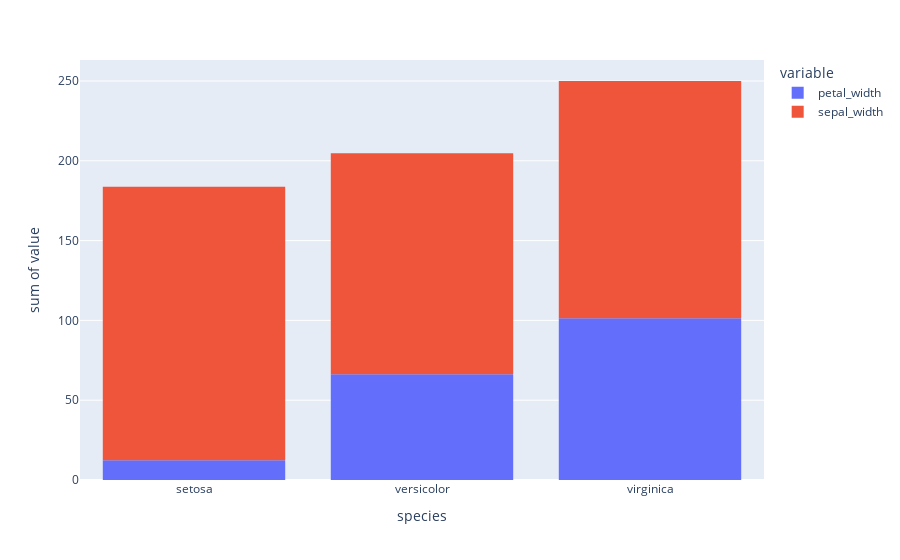

Here is the notebook cell this chart was saved with:
### Code cell
px.histogram(data , y=['petal_width','sepal_width'],x='species')

### Figure 1 — Plotly figure (JSON) as saved in the notebook; plotly's stock layout.template omitted (floating-point values rounded to 4 significant figures; data arrays with more than 128 entries replaced by an {"elided": "..."} marker saying what was removed)
{"data": [{"alignmentgroup": "True", "bingroup": "x", "histfunc": "sum", "hovertemplate": "variable=petal_width<br>species=%{x}<br>sum of value=%{y}<extra></extra>", "legendgroup": "petal_width", "marker": {"color": "#636efa", "pattern": {"shape": ""}}, "name": "petal_width", "offsetgroup": "petal_width", "orientation": "v", "showlegend": true, "type": "histogram", "x": {"elided": "150 str values"}, "xaxis": "x", "y": {"elided": "150 float values"}, "yaxis": "y"}, {"alignmentgroup": "True", "bingroup": "x", "histfunc": "sum", "hovertemplate": "variable=sepal_width<br>species=%{x}<br>sum of value=%{y}<extra></extra>", "legendgroup": "sepal_width", "marker": {"color": "#EF553B", "pattern": {"shape": ""}}, "name": "sepal_width", "offsetgroup": "sepal_width", "orientation": "v", "showlegend": true, "type": "histogram", "x": {"elided": "150 str values"}, "xaxis": "x", "y": {"elided": "150 float values"}, "yaxis": "y"}], "layout": {"barmode": "relative", "legend": {"title": {"text": "variable"}, "tracegroupgap": 0}, "margin": {"t": 60}, "xaxis": {"anchor": "y", "domain": [0, 1], "title": {"text": "species"}}, "yaxis": {"anchor": "x", "domain": [0, 1], "title": {"text": "sum of value"}}}}
